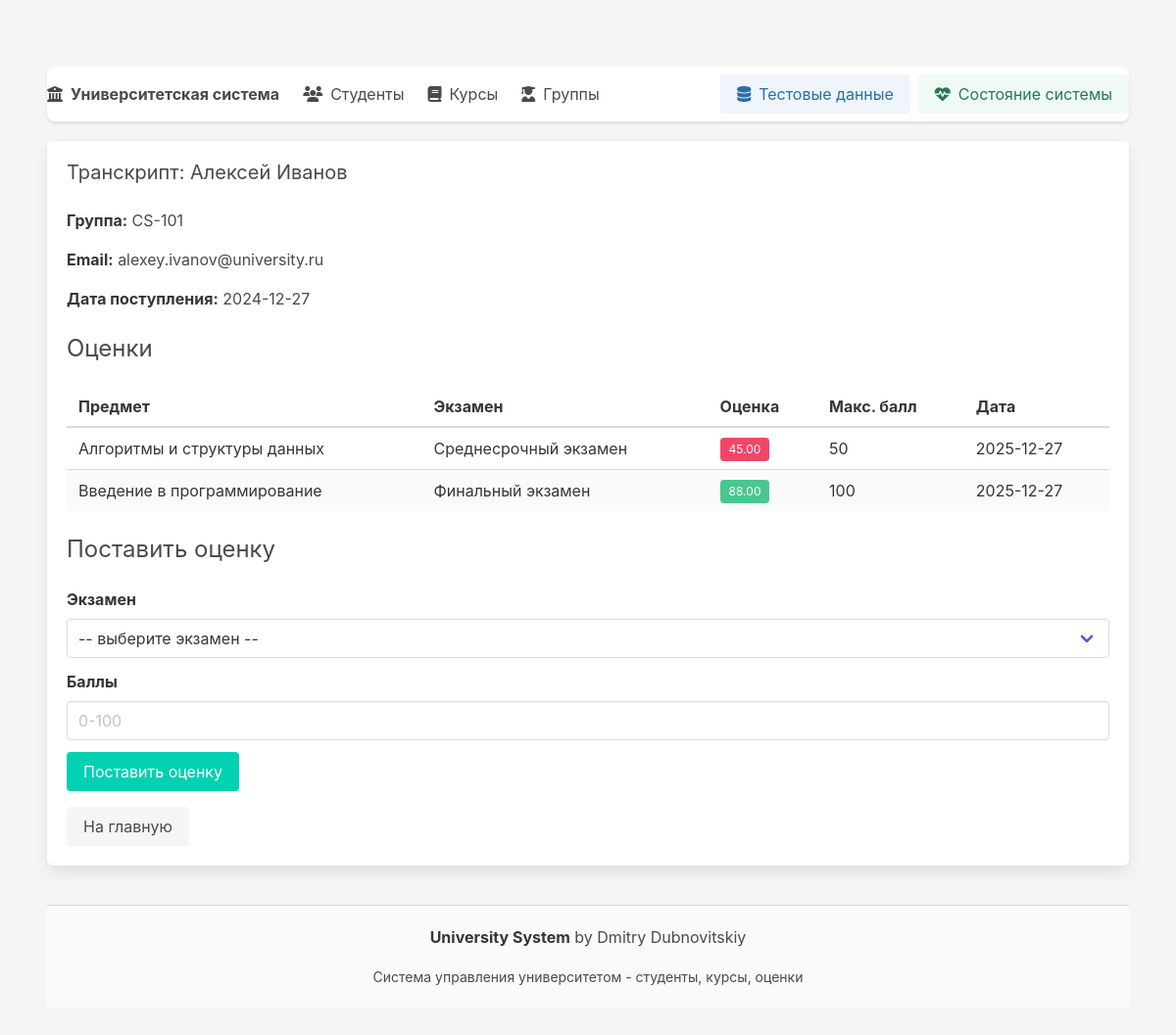
Page /transcript/1 on the committed database.
### app/models.py (models this page shows)
class Student(Base):
    __tablename__ = "students"
    id = Column(Integer, primary_key=True)
    first_name = Column(String(100), nullable=False)
    last_name = Column(String(100), nullable=False)
    email = Column(String(200), unique=True)
    group_id = Column(Integer, ForeignKey("groups.id"))
    enroll_date = Column(Date, default=date.today)
    group = relationship("Group", back_populates="students")
    enrollments = relationship("Enrollment", back_populates="student")
    grades = relationship("Grade", back_populates="student")

class Group(Base):
    __tablename__ = "groups"
    id = Column(Integer, primary_key=True)
    name = Column(String(100), nullable=False, unique=True)
    department_id = Column(Integer, ForeignKey("departments.id"))
    intake_year = Column(Integer)
    department = relationship("Department", back_populates="groups")
    students = relationship("Student", back_populates="group")
    courses = relationship("Course", back_populates="group")

class Grade(Base):
    __tablename__ = "grades"
    id = Column(Integer, primary_key=True)
    exam_id = Column(Integer, ForeignKey("exams.id"), nullable=False)
    student_id = Column(Integer, ForeignKey("students.id"), nullable=False)
    score = Column(Numeric(5,2), nullable=False)
    graded_at = Column(DateTime, default=datetime.utcnow)
    exam = relationship("Exam", back_populates="grades")
    student = relationship("Student", back_populates="grades")
    __table_args__ = (UniqueConstraint("exam_id","student_id", name="uix_grade_unique"),)

class Subject(Base):
    __tablename__ = "subjects"
    id = Column(Integer, primary_key=True)
    code = Column(String(20), nullable=False, unique=True)
    title = Column(String(255), nullable=False)
    description = Column(Text)
    courses = relationship("Course", back_populates="subject")

class Exam(Base):
    __tablename__ = "exams"
    id = Column(Integer, primary_key=True)
    course_id = Column(Integer, ForeignKey("courses.id"), nullable=False)
    name = Column(String(100), nullable=False)
    date = Column(DateTime)
    max_score = Column(Integer, default=100)
    course = relationship("Course", back_populates="exams")
    grades = relationship("Grade", back_populates="exam")

### app/main.py (the view)
@app.get("/transcript/{student_id}", response_class=HTMLResponse)
def transcript(request: Request, student_id: int, db: Session = Depends(get_db)):
    st = db.get(Student, student_id)
    if not st:
        raise HTTPException(status_code=404, detail="Student not found")
    grades = db.execute(
        select(Grade)
        .join(Grade.exam)
        .join(Exam.course)
        .join(Course.subject)
        .where(Grade.student_id == student_id)
        .order_by(Grade.graded_at.desc())
    ).scalars().all()
    available_exams = []
    if st.group:
        group_courses = db.execute(
            select(Course)
            .where(Course.group_id == st.group.id)
        ).scalars().all()
        for course in group_courses:
            course_exams = db.execute(
                select(Exam)
                .where(Exam.course_id == course.id)
            ).scalars().all()
            available_exams.extend(course_exams)
    for enrollment in st.enrollments:
        course_exams = db.execute(
            select(Exam)
            .where(Exam.course_id == enrollment.course_id)
        ).scalars().all()
        available_exams.extend(course_exams)
    unique_exams = {exam.id: exam for exam in available_exams}.values()
    return templates.TemplateResponse("transcript.html", {
        "request": request,
        "student": st,
        "grades": grades,
        "available_exams": list(unique_exams)
    })

### app/templates/transcript.html (shortened to what this page needs)
{% extends "base.html" %}
{% block content %}
<div class="box">
  <h2 class="subtitle">Транскрипт: {{student.first_name}} {{student.last_name}}</h2>
  <div class="content">
    <p><strong>Группа:</strong> {{student.group.name if student.group else 'Не назначена'}}</p>
    <p><strong>Email:</strong> {{student.email or '-'}}</p>
    <p><strong>Дата поступления:</strong> {{student.enroll_date.strftime('%Y-%m-%d') if student.enroll_date else '-'}}</p>
  </div>
  <h3 class="subtitle is-4">Оценки</h3>
  {% if grades %}
  <table class="table is-fullwidth is-striped">
    <thead>
      <tr>
        <th>Предмет</th>
        <th>Экзамен</th>
        <th>Оценка</th>
        <th>Макс. балл</th>
        <th>Дата</th>
      </tr>
    </thead>
    <tbody>
      {% for g in grades %}
      <tr>
        <td>{{g.exam.course.subject.title}}</td>
        <td>{{g.exam.name}}</td>
        <td>
          <span class="tag {% if g.score >= 60 %}is-success{% else %}is-danger{% endif %}">
            {{g.score}}
          </span>
        </td>
        <td>{{g.exam.max_score}}</td>
        <td>{{g.graded_at.strftime('%Y-%m-%d') if g.graded_at else 'Не оценено'}}</td>
      </tr>
      {% endfor %}
    </tbody>
  </table>
  {% else %}
  <div class="notification is-warning">
    Нет оценок
  </div>
  {% endif %}
  <h3 class="subtitle is-4">Поставить оценку</h3>
  <form method="post" action="/grade">
    <div class="field">
      <label class="label">Экзамен</label>
      <div class="control">
        <div class="select is-fullwidth">
          <select name="exam_id" required>
            <option value="">-- выберите экзамен --</option>
          </select>
        </div>
      </div>
    </div>
    <div class="field">
      <label class="label">Баллы</label>
      <div class="control">
        <input class="input" name="score" type="number" step="0.01" min="0" max="100" placeholder="0-100" required/>
      </div>
    </div>
    <div class="field">
      <div class="control">
        <button class="button is-primary" type="submit">Поставить оценку</button>
      </div>
    </div>
  </form>
  <div class="mt-4">
    <a class="button is-light" href="/">На главную</a>
  </div>
</div>
{% endblock %}

### app/templates/base.html (style rules this page uses)
body { padding-top: 20px; background-color: #f5f5f5; min-height: 100vh; }
.table td, .table th { vertical-align: middle; }

### rows in the picture
Student: first_name "Алексей", last_name "Иванов", email "alexey.ivanov@university.ru", enroll_date "2024-12-27"
Group: group "CS-101"
Grade: exam.course.subject "Алгоритмы и структуры данных", exam.name "Среднесрочный экзамен", score "45.00", exam.max_score "50", graded_at "2025-12-27"
Grade: exam.course.subject "Введение в программирование", exam.name "Финальный экзамен", score "88.00", exam.max_score "100", graded_at "2025-12-27"
